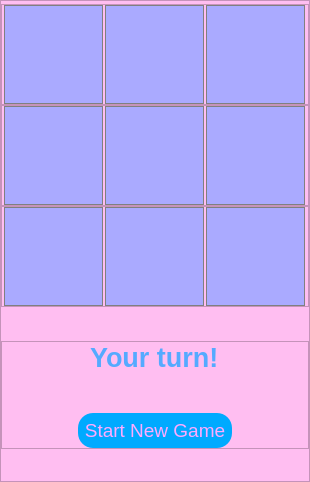
<?xml version="1.0" encoding="UTF-8"?>
<ui version="4.0">
 <class>form</class>
 <widget class="QWidget" name="form">
  <property name="geometry">
   <rect>
    <x>0</x>
    <y>0</y>
    <width>310</width>
    <height>482</height>
   </rect>
  </property>
  <property name="windowTitle">
   <string>Form</string>
  </property>
  <layout class="QVBoxLayout" name="verticalLayout">
   <property name="spacing">
    <number>0</number>
   </property>
   <property name="leftMargin">
    <number>0</number>
   </property>
   <property name="topMargin">
    <number>0</number>
   </property>
   <property name="rightMargin">
    <number>0</number>
   </property>
   <property name="bottomMargin">
    <number>0</number>
   </property>
   <item>
    <widget class="QFrame" name="frame">
     <property name="styleSheet">
      <string notr="true">background-color: rgb(255, 190, 241);</string>
     </property>
     <property name="frameShape">
      <enum>QFrame::StyledPanel</enum>
     </property>
     <property name="frameShadow">
      <enum>QFrame::Raised</enum>
     </property>
     <layout class="QVBoxLayout" name="verticalLayout_2">
      <property name="spacing">
       <number>0</number>
      </property>
      <property name="leftMargin">
       <number>0</number>
      </property>
      <property name="topMargin">
       <number>0</number>
      </property>
      <property name="rightMargin">
       <number>0</number>
      </property>
      <property name="bottomMargin">
       <number>0</number>
      </property>
      <item>
       <widget class="QFrame" name="frame_2">
        <property name="minimumSize">
         <size>
          <width>0</width>
          <height>0</height>
         </size>
        </property>
        <property name="styleSheet">
         <string notr="true">QToolButton{
	color: rgb(255, 0, 255);
	border: 1px solid grey;
	background-color: rgb(170, 170, 255);
}

QToolButton::hover{
	border: 1px solid black;
	background-color: rgb(12, 170, 255);
	border-radius: 10px;
}

QToolButton::disabled{
	color: rgb(255, 0, 255);
	border: 1px solid grey;
	background-color: rgb(170, 170, 255);
}
</string>
        </property>
        <property name="frameShape">
         <enum>QFrame::NoFrame</enum>
        </property>
        <property name="frameShadow">
         <enum>QFrame::Plain</enum>
        </property>
        <layout class="QVBoxLayout" name="verticalLayout_3">
         <property name="spacing">
          <number>0</number>
         </property>
         <property name="leftMargin">
          <number>0</number>
         </property>
         <property name="topMargin">
          <number>3</number>
         </property>
         <property name="rightMargin">
          <number>0</number>
         </property>
         <property name="bottomMargin">
          <number>3</number>
         </property>
         <item>
          <widget class="QFrame" name="frame_4">
           <property name="frameShape">
            <enum>QFrame::StyledPanel</enum>
           </property>
           <property name="frameShadow">
            <enum>QFrame::Raised</enum>
           </property>
           <layout class="QHBoxLayout" name="horizontalLayout">
            <property name="spacing">
             <number>0</number>
            </property>
            <property name="leftMargin">
             <number>0</number>
            </property>
            <property name="topMargin">
             <number>0</number>
            </property>
            <property name="rightMargin">
             <number>0</number>
            </property>
            <property name="bottomMargin">
             <number>0</number>
            </property>
            <item>
             <widget class="QToolButton" name="B1">
              <property name="minimumSize">
               <size>
                <width>99</width>
                <height>99</height>
               </size>
              </property>
              <property name="font">
               <font>
                <pointsize>50</pointsize>
               </font>
              </property>
              <property name="text">
               <string/>
              </property>
              <property name="checkable"> 
               <bool>false</bool>
              </property>
             </widget>
            </item>
            <item>
             <widget class="QToolButton" name="B2">
              <property name="minimumSize">
               <size>
                <width>99</width>
                <height>99</height>
               </size>
              </property>
              <property name="font">
               <font>
                <pointsize>50</pointsize>
               </font>
              </property>
              <property name="text">
               <string/>
              </property>
              <property name="checkable">
               <bool>false</bool>
              </property>
             </widget>
            </item>
            <item>
             <widget class="QToolButton" name="B3">
              <property name="minimumSize">
               <size>
                <width>99</width>
                <height>99</height>
               </size>
              </property>
              <property name="font">
               <font>
                <pointsize>50</pointsize>
               </font>
              </property>
              <property name="text">
               <string/>
              </property>
              <property name="checkable">
               <bool>false</bool>
              </property>
             </widget>
            </item>
           </layout>
          </widget>
         </item>
         <item>
          <widget class="QFrame" name="frame_5">
           <property name="frameShape">
            <enum>QFrame::StyledPanel</enum>
           </property>
           <property name="frameShadow">
            <enum>QFrame::Raised</enum>
           </property>
           <layout class="QHBoxLayout" name="horizontalLayout_2">
            <property name="spacing">
             <number>0</number>
            </property>
            <property name="leftMargin">
             <number>0</number>
            </property>
            <property name="topMargin">
             <number>0</number>
            </property>
            <property name="rightMargin">
             <number>0</number>
            </property>
            <property name="bottomMargin">
             <number>0</number>
            </property>
            <item>
             <widget class="QToolButton" name="B4">
              <property name="minimumSize">
               <size>
                <width>99</width>
                <height>99</height>
               </size>
              </property>
              <property name="font">
               <font>
                <pointsize>50</pointsize>
               </font>
              </property>
              <property name="text">
               <string/>
              </property>
              <property name="checkable">
               <bool>false</bool>
              </property>
             </widget>
            </item>
            <item>
             <widget class="QToolButton" name="B5">
              <property name="minimumSize">
               <size>
                <width>99</width>
                <height>99</height>
               </size>
              </property>
              <property name="font">
               <font>
                <pointsize>50</pointsize>
               </font>
              </property>
              <property name="text">
               <string/>
              </property>
              <property name="checkable">
               <bool>false</bool>
              </property>
             </widget>
            </item>
            <item>
             <widget class="QToolButton" name="B6">
              <property name="minimumSize">
               <size>
                <width>99</width>
                <height>99</height>
               </size>
              </property>
              <property name="font">
               <font>
                <pointsize>50</pointsize>
               </font>
              </property>
              <property name="text">
               <string/>
              </property>
              <property name="checkable">
               <bool>false</bool>
              </property>
              <property name="checked">
               <bool>false</bool>
              </property>
             </widget>
            </item>
           </layout>
          </widget>
         </item>
         <item>
          <widget class="QFrame" name="frame_6">
           <property name="font">
            <font>
             <pointsize>50</pointsize>
            </font>
           </property>
           <property name="frameShape">
            <enum>QFrame::StyledPanel</enum>
           </property>
           <property name="frameShadow">
            <enum>QFrame::Raised</enum>
           </property>
           <layout class="QHBoxLayout" name="horizontalLayout_3">
            <property name="spacing">
             <number>0</number>
            </property>
            <property name="leftMargin">
             <number>0</number>
            </property>
            <property name="topMargin">
             <number>0</number>
            </property>
            <property name="rightMargin">
             <number>0</number>
            </property>
            <property name="bottomMargin">
             <number>0</number>
            </property>
            <item>
             <widget class="QToolButton" name="B7">
              <property name="minimumSize">
               <size>
                <width>99</width>
                <height>99</height>
               </size>
              </property>
              <property name="font">
               <font>
                <pointsize>50</pointsize>
               </font>
              </property>
              <property name="text">
               <string/>
              </property>
              <property name="checkable">
               <bool>false</bool>
              </property>
             </widget>
            </item>
            <item>
             <widget class="QToolButton" name="B8">
              <property name="minimumSize">
               <size>
                <width>99</width>
                <height>99</height>
               </size>
              </property>
              <property name="font">
               <font>
                <pointsize>50</pointsize>
               </font>
              </property>
              <property name="text">
               <string/>
              </property>
              <property name="checkable">
               <bool>false</bool>
              </property>
             </widget>
            </item>
            <item>
             <widget class="QToolButton" name="B9">
              <property name="minimumSize">
               <size>
                <width>99</width>
                <height>99</height>
               </size>
              </property>
              <property name="font">
               <font>
                <pointsize>50</pointsize>
               </font>
              </property>
              <property name="text">
               <string/>
              </property>
              <property name="checkable">
               <bool>false</bool>
              </property>
             </widget>
            </item>
           </layout>
          </widget>
         </item>
        </layout>
       </widget>
      </item>
      <item alignment="Qt::AlignVCenter">
       <widget class="QFrame" name="frame_3">
        <property name="styleSheet">
         <string notr="true">QToolButton{
	background-color: rgb(0, 170, 255);
	border-radius: 15px;
	border:none;
}

QToolButton::hover{
	
	color: rgb(255, 255, 0);
	background-color: rgb(0, 170, 255);
	border:none;
	border-radius: 15px; 
}</string>
        </property>
        <property name="frameShape">
         <enum>QFrame::StyledPanel</enum>
        </property>
        <property name="frameShadow">
         <enum>QFrame::Raised</enum>
        </property>
        <layout class="QVBoxLayout" name="verticalLayout_4">
         <property name="spacing">
          <number>40</number>
         </property>
         <property name="leftMargin">
          <number>0</number>
         </property>
         <property name="topMargin">
          <number>0</number>
         </property>
         <property name="rightMargin">
          <number>0</number>
         </property>
         <property name="bottomMargin">
          <number>0</number>
         </property>
         <item alignment="Qt::AlignHCenter">
          <widget class="QLabel" name="label">
           <property name="font">
            <font>
             <pointsize>20</pointsize>
             <weight>75</weight>
             <bold>true</bold>
            </font>
           </property>
           <property name="styleSheet">
            <string notr="true">color: rgb(255, 255,255);
color: rgb(85, 170, 255);</string>
           </property>
           <property name="text">
            <string>Your turn!</string>
           </property>
          </widget>
         </item>
         <item alignment="Qt::AlignHCenter|Qt::AlignBottom">
          <widget class="QToolButton" name="toolButton_10">
           <property name="enabled">
            <bool>true</bool>
           </property>
           <property name="minimumSize">
            <size>
             <width>0</width>
             <height>35</height>
            </size>
           </property>
           <property name="font">
            <font>
             <pointsize>14</pointsize>
            </font>
           </property>
           <property name="styleSheet">
            <string notr="true">color: rgb(255, 170, 255);</string>
           </property>
           <property name="text">
            <string>Start New Game</string>
           </property>
           <property name="autoRaise">
            <bool>false</bool>
           </property>
          </widget>
         </item>
        </layout>
       </widget>
      </item>
     </layout>
    </widget>
   </item>
  </layout>
 </widget>
 <resources/>
 <connections/>
</ui>
